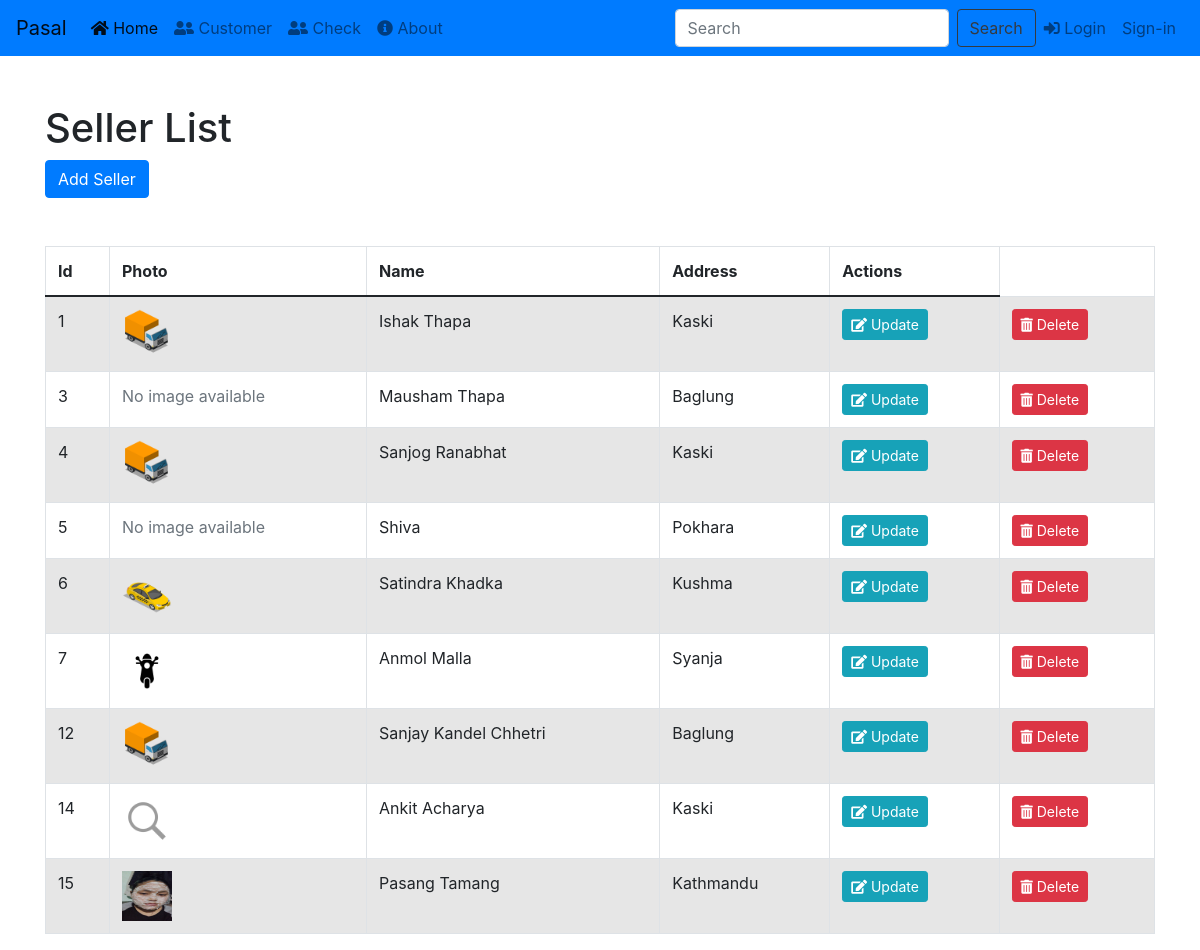
/customer/, run on an earlier commit of the app's database.
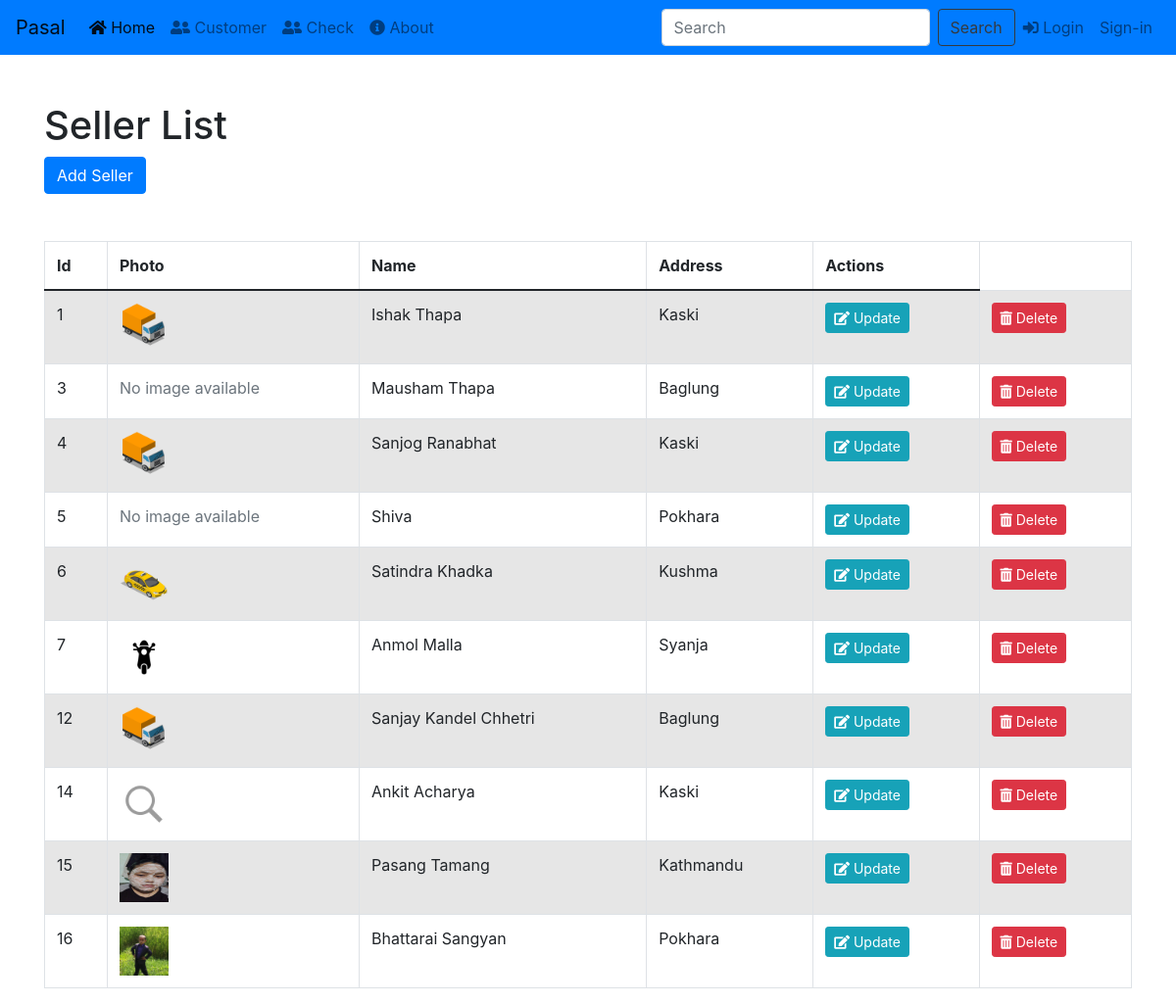
And on a later commit of the database.
### Home/models.py (models this page shows, shortened)
class Customer(models.Model):
    name = models.CharField(max_length=100)
    address = models.CharField(max_length=100,null=True)
    image = models.ImageField(upload_to='static/image/',null=True,blank=True)

### Home/views.py (the view)
def customer(request):
    Customers = Customer.objects.all()
    cont ={
        'Customers':Customers
    }
    return render(request,'Home/customer.html',cont)

### Home/templates/Home/customer.html (shortened to what this page needs)
{%extends 'base.html'%}
{% load static %}
{%block content %}
<nav class="navbar navbar-expand-lg navbar-light bg-primary">
    <a class="navbar-brand" href="#">Pasal</a>
    <div class="collapse navbar-collapse" id="navbarNav">
      <ul class="navbar-nav mr-auto">
        <li class="nav-item active">
          <a class="nav-link" href="{% url 'index' %}"><i class="fas fa-home"></i> Home <span class="sr-only">(current)</span></a>
        </li>
        <li class="nav-item">
          <a class="nav-link" href="{% url 'customer' %}"><i class="fas fa-user-friends"></i> Customer</a>
        </li>
        <li class="nav-item">
          <a class="nav-link" href="{% url 'check' %}"><i class="fas fa-user-friends"></i> Check</a>
        </li>
        <li class="nav-item">
          <a class="nav-link" href="{% url 'about' %}"><i class="fas fa-info-circle"></i> About</a>
        </li>
      </ul>
      <form class="form-inline">
        <input class="form-control mr-sm-2" type="search" placeholder="Search" aria-label="Search">
        <button class="btn btn-outline-dark my-2 my-sm-0" type="submit">Search</button>
      </form>
      <ul class="navbar-nav">
        <li class="nav-item">
          <a class="nav-link" href="{% url 'login' %}"><i class="fas fa-sign-in-alt"></i> Login</a>
        </li>
        <li class="nav-item">
          <a class="nav-link" href="{% url 'register' %}">Sign-in</a>
        </li>
      </ul>
    </div>
  </nav>
  <div class="container mt-5">
    <h1>Seller List</h1>
    <a href="{% url 'add' %}" class="btn btn-primary mb-5">Add Seller</a>
    <table class="table table-striped table-bordered ">
        <thead>
            <tr>
                <th>Id</th>
                <th>Photo</th>
                <th>Name</th>
                <th>Address</th>
                <th>Actions</th>
            </tr>
        </thead>
        <tbody>
            {% for Customer in Customers %}
            <tr>
                <td>{{ Customer.id }}</td>
                <td>
                    {% if Customer.image %}
                    <img src="{{ Customer.image.url }}" class="" width="50" height="50" alt="{{ Customer.name }}">
                    {% else %}
                    <div class="text-muted">No image available</div>
                    {% endif %}
                </td>
                <td>{{ Customer.name }}</td>
                <td>{{ Customer.address }}</td>
                <td>
                    <a href="{% url 'update' Customer.id %}" class="btn btn-info btn-sm"><i class="fas fa-edit"></i> Update</a>
                </td>
                <td>
                    <a href="{% url 'delete' Customer.id %}" class="btn btn-danger btn-sm"><i class="fas fa-trash-alt"></i> Delete</a>
                </td>
            </tr>
            {% endfor %}
        </tbody>
    </table>
</div>
{%endblock%}

What changed in the data, as far as the page shows it:
added Customer: id "16", image (picture), name "Bhattarai Sangyan", address "Pokhara"
